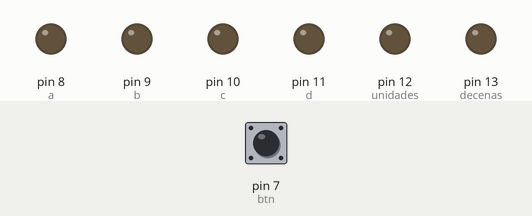
This sketch was run on a simulated Arduino Uno, built with avr-gcc and run on an emulated ATmega328P. Parts: output pins drawn as LEDs (lit = HIGH). Dashed ring = blinking. The inputs (shaded band) are chosen by the test bench; at power-on: pin 7 (btn) HIGH.

Above: at 1.2 s.
1.3 s: pin 7 (btn) pulled LOW for 0.15 s
At 1.85 s:
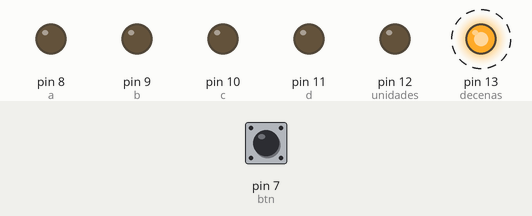
At 2.45 s:
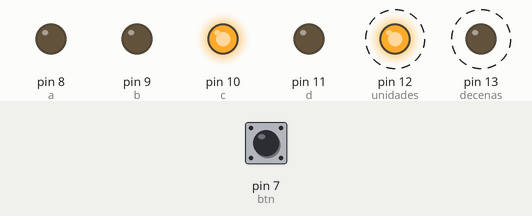
Timing chart, 0 to 24.4 s (numbered marks = the images above; inputs shaded):
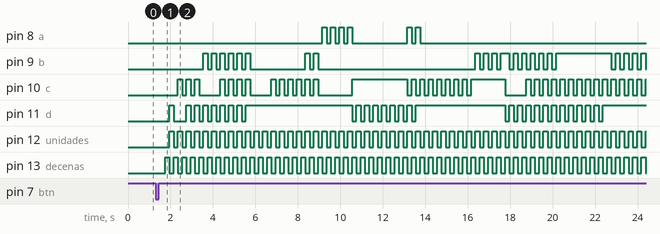

Measured:
- after the input at 1.3 s, pin 8 (a): goes 3 × (HIGH 0.20 s, LOW 0.20 s), HIGH 0.20 s, LOW 2.6 s, HIGH 0.20 s, LOW 0.20 s, HIGH 0.20 s, then LOW, starting after 7.9 s; pin 9 (b): LOW → HIGH after 2.3 s, → LOW 0.20 s later, → HIGH 0.20 s later, → LOW 0.20 s later, … (44 changes in this stretch)

The sketch:

Contador_nPrimos.ino
```cpp
const int d=11;
const int c=10;
const int b=9;
const int a=8;
const int btn=7;
const int decenas=13;
const int unidades=12;
int dec;
int uni;
int cont;
int i;
int presionado = 0;

void setup() {
  pinMode (d,OUTPUT);
  pinMode (c,OUTPUT);
  pinMode (b,OUTPUT);
  pinMode (a,OUTPUT);
  pinMode (decenas,OUTPUT);
  pinMode (unidades,OUTPUT);
  pinMode (btn,INPUT);
  Serial.begin(9600);
}

void loop() {
  if (digitalRead (btn)==LOW){
    presionado=1;
  }
  if (digitalRead (btn)==HIGH && presionado==1){
    delay(300);
    for (cont=1;cont<100;cont++){
      bool primo=true;
        for (i=2;i<cont;i++){
          if (cont%i==0)
          primo=false;
        }
        if(primo){
          presionado=0;
          dec=cont/10;//15/10=1.5->1    5/10=0.5->0
          uni= cont-(dec*10); // 15-10=5     5-0=5
  }
  digitalWrite (decenas,HIGH);
  digitalWrite (unidades, LOW);
  /*
   * Imprimir valor decenas
   */
   segmentos(dec);
   delay (200);
   digitalWrite (decenas,LOW);
   digitalWrite (unidades, HIGH);
   /*
    * Imprimir valor de unidades
    */
    segmentos(uni);
    delay(200);
    }
  presionado=0;
  }
}

void segmentos (int i){
  switch(i){
        case 0:
          digitalWrite (d,LOW);
          digitalWrite (c,LOW);
          digitalWrite (b,LOW);
          digitalWrite (a,LOW);
        break;
        case 1:
          digitalWrite (d,HIGH);
          digitalWrite (c,LOW);
          digitalWrite (b,LOW);
          digitalWrite (a,LOW);
        break;
        case 2:
          digitalWrite (d,LOW);
          digitalWrite (c,HIGH);
          digitalWrite (b,LOW);
          digitalWrite (a,LOW);
        break;
        case 3:
          digitalWrite (d,HIGH);
          digitalWrite (c,HIGH);
          digitalWrite (b,LOW);
          digitalWrite (a,LOW);
        break;
        case 4:
          digitalWrite (d,LOW);
          digitalWrite (c,LOW);
          digitalWrite (b,HIGH);
          digitalWrite (a,LOW);
        break;
        case 5:
          digitalWrite (d,HIGH);
          digitalWrite (c,LOW);
          digitalWrite (b,HIGH);
          digitalWrite (a,LOW);
        break;
        case 6:
          digitalWrite (d,LOW);
          digitalWrite (c,HIGH);
          digitalWrite (b,HIGH);
          digitalWrite (a,LOW);
        break;
        case 7:
          digitalWrite (d,HIGH);
          digitalWrite (c,HIGH);
          digitalWrite (b,HIGH);
          digitalWrite (a,LOW);
        break;
        case 8:
          digitalWrite (d,LOW);
          digitalWrite (c,LOW);
          digitalWrite (b,LOW);
          digitalWrite (a,HIGH);
        break;
        case 9:
          digitalWrite (d,HIGH);
          digitalWrite (c,LOW);
          digitalWrite (b,LOW);
          digitalWrite (a,HIGH);
        break;
  }
}
```
